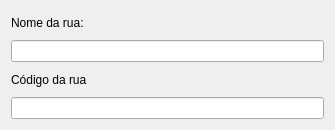
<?xml version="1.0" encoding="UTF-8"?>
<ui version="4.0">
 <class>Form</class>
 <widget class="QWidget" name="Form">
  <property name="geometry">
   <rect>
    <x>0</x>
    <y>0</y>
    <width>335</width>
    <height>130</height>
   </rect>
  </property>
  <property name="windowTitle">
   <string>Form</string>
  </property>
  <layout class="QVBoxLayout" name="verticalLayout_2">
   <item>
    <layout class="QVBoxLayout" name="verticalLayout">
     <item>
      <widget class="QLabel" name="label">
       <property name="text">
        <string>Nome da rua:</string>
       </property>
      </widget>
     </item>
     <item>
      <widget class="QLineEdit" name="street_name_lineEdit"/>
     </item>
     <item>
      <widget class="QLabel" name="label_2">
       <property name="text">
        <string>Código da rua</string>
       </property>
      </widget>
     </item>
     <item>
      <widget class="QLineEdit" name="street_code_lineEdit"/>
     </item>
    </layout>
   </item>
  </layout>
 </widget>
 <resources/>
 <connections/>
</ui>
